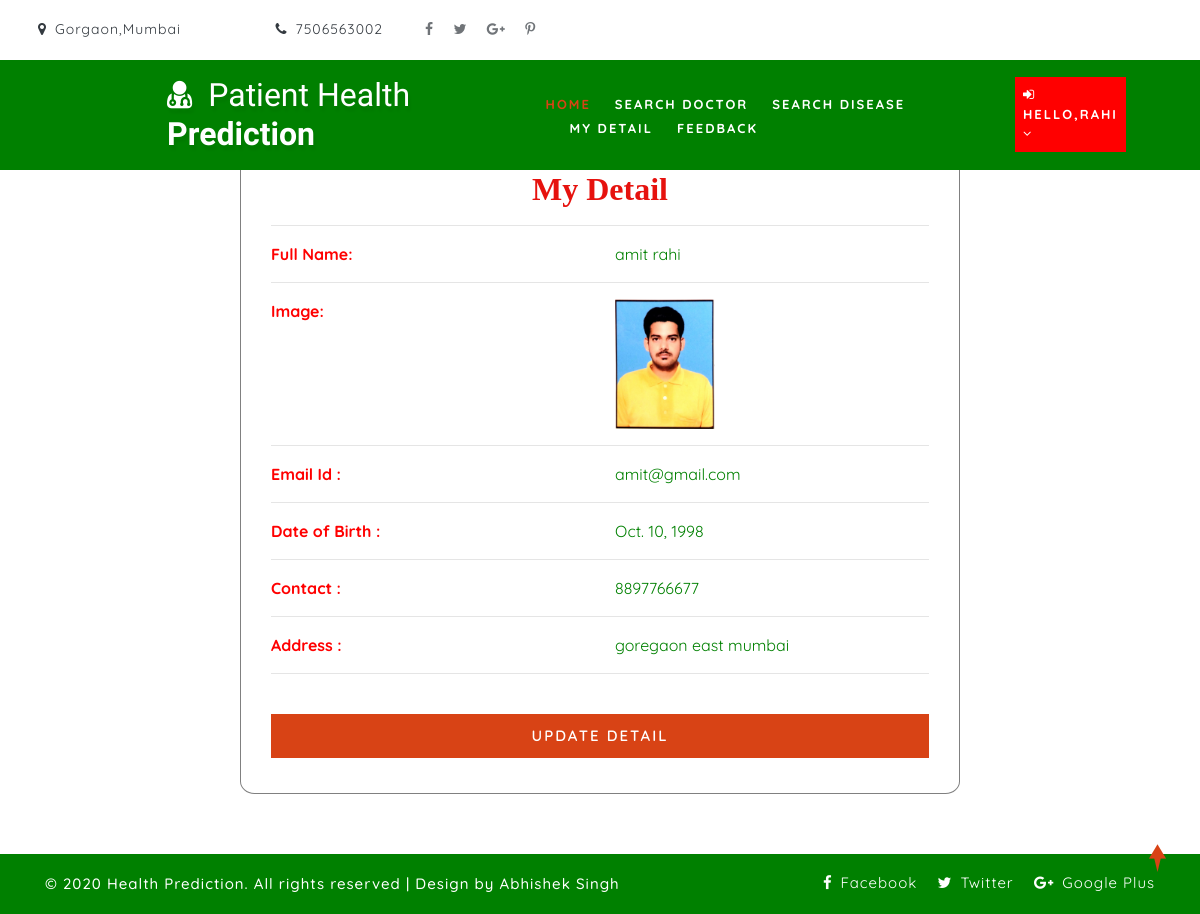
Screenshot of /profile_doctor (signed in) with the database file from the repository.
### health/models.py (models this page shows, shortened)
class Patient(models.Model):
    user = models.ForeignKey(User, on_delete=models.CASCADE, null=True)
    contact = models.CharField(max_length=100, null=True)
    address = models.CharField(max_length=100, null=True)
    dob = models.DateField(null=True)
    image = models.FileField(null=True)

### health/views.py (the view)
# urls.py: path('profile_doctor', View_My_Detail,name="profile_doctor"),
def View_My_Detail(request):
    terror = ""
    user = User.objects.get(id=request.user.id)
    error = ""
    try:
        sign = Patient.objects.get(user=user)
        error = "pat"
    except:
        sign = Doctor.objects.get(user=user)
    d = {'error': error,'pro':sign}
    return render(request,'profile_doctor.html',d)

### health/templates/profile_doctor.html (shortened to what this page needs)
{% extends 'index.html' %}
{% load static %}
{% block body %}
<div class="container" style="width:60%;margin-top:8%;margin-bottom:5%;background:white;border-radius:2%;border:1px solid grey">
    <h2 style="font-weight:bold;font-family : 'Monotype Corsiva' ; color : #E6120E ;margin-top:2%" align="center">My Detail</h2>
<div align="left" class="container-fluid" style="width:100%;margin-bottom:5%">
    <hr><div class="row" >
        <div class="col-md-6 div2">
            <strong>Full Name:</strong>
        </div>
        <div class="col-md-6 div1">
            {{pro.user.first_name}} {{pro.user.last_name}}
        </div>
    </div><hr>
    <div class="row">
        <div class="col-md-6 div2">
            <strong>Image:</strong>
        </div>
        <div class="col-md-6">
            <img src="{{pro.image.url}}" style="width:100px;height:130px"></img>
        </div></div><hr>
    <div class="row">
        <div class="col-md-6 div2">
            <strong>Email Id :</strong>
        </div>
        <div class="col-md-6 div1">
            {{pro.user.email}}
        </div>
    </div><hr>
     <div class="row">
        <div class="col-md-6 div2">
            <strong>Date of Birth :</strong>
        </div>
        <div class="col-md-6 div1">
            {{pro.dob}}
        </div>
    </div><hr>
     <div class="row">
        <div class="col-md-6 div2">
            <strong>Contact :</strong>
        </div>
        <div class="col-md-6 div1">
            {{pro.contact}}
        </div>
     </div><hr>
    <div class="row">
        <div class="col-md-6 div2">
            <strong>Address :</strong>
        </div>
        <div class="col-md-6 div1">
            {{pro.address}}
        </div>
    </div><hr>
    <div class="login px-sm-12" style="width:100%">
    <form action="{% url 'edit_profile' %}" method="">
        <button type="submit" class="btn submit mt-4" style="width:100%">Update Detail</button>
    </form>
    </div>
</div>
</div>
{% endblock %}

### health/templates/index.html (shortened to what this page needs)
<!DOCTYPE html>
{% load static %}
<html lang="zxx">
<head>
	<link rel="stylesheet" href="{% static 'css/bootstrap.css' %}">
	<link href="{% static 'css/css_slider.css' %}" type="text/css" rel="stylesheet" media="all">
	<link rel="stylesheet" href="{% static 'css/style.css' %}" type="text/css" media="all" />
	<link href="{% static 'css/font-awesome.min.css' %}" rel="stylesheet">
<link rel='stylesheet' type='text/css' href="https://cdn.datatables.net/1.10.21/css/jquery.dataTables.min.css">
<link rel='stylesheet' type='text/css' href="https://cdn.datatables.net/buttons/1.6.2/css/buttons.dataTables.min.css">
</head>
<body>
	<div id="home" style="margin-bottom:2%">
		<header>
			<div class="top-bar py-3">
				<div class="container">
					<div class="row">
						<div class="col-xl-6 col-lg-6 col-md-8 top-social-agile text-lg-left text-center">
							<div class="row">
								<div class="col-5 header-top_w3layouts">
									<p class="text-bl">
										<span class="fa fa-map-marker mr-2"></span>Gorgaon,Mumbai
									</p>
								</div>
								<div class="col-3 header-top_w3layouts">
									<p class="text-bl">
										<span class="fa fa-phone mr-2"></span>7506563002
									</p>
								</div>
								<ul class="col-4 top-right-info">
									<li>
										<a href="#">
											<span class="fa fa-facebook-f"></span>
										</a>
									</li>
									<li class="mx-3">
										<a href="#">
											<span class="fa fa-twitter"></span>
										</a>
									</li>
									<li>
										<a href="#">
											<span class="fa fa-google-plus"></span>
										</a>
									</li>
									<li class="ml-3">
										<a href="#">
											<span class="fa fa-pinterest-p"></span>
										</a>
									</li>
								</ul>
							</div>
						</div>
						<div class="col-xl-7 col-lg-6 col-md-4 top-social-agile text-md-right text-center mt-md-0 mt-2">
							<div class="row">
								<div class="col-xl-3 col-lg-4 col-6 top-w3layouts p-md-0 text-right">
								</div>
								<div class="col-xl-3 col-lg-4 col-6 header-w3layouts text-md-right text-left">
								</div>
							</div>
						</div>
					</div>
				</div>
			</div>
		</header>
		<div class="main-top" style="background:Green">
			<div class="container-fluid">
				<div class="header d-md-flex justify-content-between align-items-center py-3">
					<div id="logo" style="margin-left:13%">
						<h1>
							<a href="index.html">
								<span class="fa fa-user-md mr-2"></span>
								<span class="logo-sp">Patient Health</span> Prediction
							</a>
						</h1>
					</div>
					{% if request.user.is_staff %}
					<div class="nav_w3ls" style="margin-right:4%">
						<nav>
							<label for="drop1" class="toggle">Menu</label>
							<input type="checkbox" id="drop1" />
							<ul class="menu" style="padding:15px;width:100%">
								<li class="mx-lg-4 mx-md-3 my-md-0 my-2"><a href="{% url 'admin_home' %}" class="active">Home</a></li>
								<li>
									<label for="drop-2" class="toggle toogle-2"> <span class="fa fa-angle-down" aria-hidden="true"></span>
									</label>
									<a href="#"> Doctor <span class="fa fa-angle-down" aria-hidden="true"></span></a>
									<ul style="margin-top:2%;width:40%;margin-right:0%">
										<li style="width:100%;"><a href="{% url 'add_doctor' %}" class="drop-text">Add Doctor</a></li>
										<li style="width:100%;"><a href="{% url 'view_doctor' %}" class="drop-text">View Doctor</a></li>
									</ul>
								</li>
								<li class="mx-lg-4 mx-md-3 my-md-0 my-2">
									<label for="drop-2" class="toggle toogle-2"> <span class="fa fa-angle-down" aria-hidden="true"></span>
									</label>
									<a href="#"> Disease <span class="fa fa-angle-down" aria-hidden="true"></span></a>
									<ul style="margin-top:2%;width:40%;margin-right:4%">
										<li style="width:100%;"><a href="{% url 'add_disease' %}" class="drop-text">Add Disease</a></li>
										<li style="width:100%;"><a href="{% url 'view_disease' %}" class="drop-text">View Disease</a></li>
									</ul>
								</li>
								<li><a href="{% url 'view_patient' %}">View Patient</a></li>
								<li class="mx-lg-4 mx-md-3 my-md-0 my-2"><a href="{% url 'view_feedback' %}">View Feedback</a></li>
								<li><a href="{% url 'view_notify' %}"><i class="fa fa-bell"></i> </a></li>
							</ul>
						</nav>
					</div>
					<div class="nav_w3ls" style="margin-right:3%">
						<nav>
							<label for="drop2" class="toggle">Menu</label>
							<input type="checkbox" id="drop2" />
							<ul class="menu">
								<li class="mx-lg-4 mx-md-3 my-md-0 my-2" style="background:red;padding:8px">
									<label for="drop-2" class="toggle toogle-2"> <span class="fa fa-angle-down" aria-hidden="true"></span>
									</label>
									<a href="#"><i class="fa fa-user"></i> {{request.user.username}} <span class="fa fa-angle-down" aria-hidden="true"></span></a>
									<ul style="margin-top:10%;width:80%;margin-right:5%">
										<li style="width:100%;"><a href="{% url 'change_password' %}" class="drop-text">Password</a></li>
										<li style="width:100%;"><a href="{% url 'logout' %}" class="drop-text">Logout</a></li>
									</ul>
								</li>
							</ul>
						</nav>
					</div>
					{% else %}
					{% if request.user.is_authenticated %}
					{% ifequal error "pat" %}
					<div class="nav_w3ls" style="margin-left:5%;font-weight:bold">
						<nav>
							<ul class="menu" style="padding:15px;width:100%">
								<li><a href="{% url 'patient_home' %}" class="active">Home</a></li>
								<li class="mx-lg-4 mx-md-3 my-md-0 my-2"><a href="{% url 'search_doctor' %}">Search Doctor</a></li>
								<li><a href="{% url 'predict_disease' '0' %}">Search Disease</a></li>
								<li class="mx-lg-4 mx-md-3 my-md-0 my-2"><a href="{% url 'profile_doctor' %}">My Detail</a></li>
								<li><a href="{% url 'sent_feedback' %}">Feedback</a></li>
							</ul>
						</nav>
					</div>
					<div class="nav_w3ls" style="margin-right:3%">
						<nav>
							<ul class="menu">
								<li class="mx-lg-4 mx-md-3 my-md-0 my-2" style="background:red;padding:8px">
									<a href="#"><i class="fa fa-sign-in"></i> Hello,{{request.user.username}} <span class="fa fa-angle-down" aria-hidden="true"></span></a>
								</li>
							</ul>
						</nav>
					</div>
					{% endifequal %}
					{% endif %}
					{% endif %}
				</div>
			</div>
		</div>
		{% block body %}
		{% endblock %}
	</div>
	<div class="copy-w3pvt" style="background:green;color:white">
		<div class="container py-3">
			<div class="row">
				<div class="col-lg-7 w3ls_footer_grid1_left text-lg-left text-center">
					<p style="color:white">&copy; 2020 Health Prediction. All rights reserved | Design by
						Abhishek Singh</a>
					</p>
				</div>
				<div class="col-lg-5 w3ls_footer_grid_left1_pos text-lg-right text-center mt-lg-0 mt-2">
					<ul style="color:white">
						<li>
							<a href="#" style="color:white" class="facebook">
								<span class="fa fa-facebook-f mr-2"></span>Facebook</a>
						</li>
						<li class="mx-3">
							<a href="#" style="color:white" class="twitter">
								<span class="fa fa-twitter mr-2"></span>Twitter</a>
						</li>
						<li>
							<a href="#" style="color:white" class="google">
								<span class="fa fa-google-plus mr-2"></span>Google Plus</a>
						</li>
					</ul>
				</div>
			</div>
		</div>
	</div>
	<a href="#home" style="color:white" class="move-top text-center"></a>
</body>
</html>

### health/static/css/style.css (style rules this page uses)
body { padding: 0; margin: 0; background: #FFF; font-family: 'Quicksand', sans-serif; }
body a, body button { transition: 0.5s all; -webkit-transition: 0.5s all; -moz-transition: 0.5s all; -o-transition: 0.5s all; -ms-transition: 0.5s all; text-decoration: none; }
html { scroll-behavior: smooth; }
h1, h2, h3, h4, h5, h6 { margin: 0; padding: 0; font-family: 'Mukta', sans-serif; }
p { margin: 0; padding: 0; font-size: 15px; letter-spacing: 1px; line-height: 1.9; color: #999; font-family: 'Quicksand', sans-serif; }
ul, ol { margin: 0; padding: 0; }
.text-bl { color: #343a40; }
a.move-top { width: 34px; height: 34px; background: url(../images/move-top.png) no-repeat; display: inline-block; position: fixed; bottom: 4%; right: 2%; z-index: 0; }
.header-top_w3layouts { padding: 0 .5em; }
.top-right-info li { display: inline-block; }
.top-right-info li span { color: #343a40; font-size: 14px; transition: 0.5s all; -webkit-transition: 0.5s all; -moz-transition: 0.5s all; -o-transition: 0.5s all; -ms-transition: 0.5s all; -ms-transition: 0.5s all; opacity:0.7; }
.header-top_w3layouts p, .header-w3layouts p, .top-w3layouts p { font-size: 14px; }
#home { position: relative; }
.main-top { position: absolute; z-index: 999; width: 100%; background: rgba(0, 0, 0, 0.4); }
nav { margin: 0; padding: 0; }
#logo a { float: left; display: initial; font-weight: 700; font-size: 32px; color: #fff; text-shadow: 2px 5px 3px rgba(0, 0, 0, 0.06); padding: 0; }
span.logo-sp { font-weight: 100; }
nav:after { content: ""; display: table; clear: both; }
nav ul { float: right; padding: 0; margin: 0; list-style: none; position: relative; }
nav ul li { margin: 0px; display: inline-block; float: left; }
nav a { padding: 0; color: #fff; font-size: 13px; letter-spacing: 2px; font-weight: 700; text-transform: uppercase; display: inline-block; transition: 0.5s all; -webkit-transition: 0.5s all; -moz-transition: 0.5s all; -o-transition: 0.5s all; -ms-transition: 0.5s all; }
.menu li a.active, .menu li a:hover { color: #2196f3; transition: 0.5s all; -webkit-transition: 0.5s all; -moz-transition: 0.5s all; -o-transition: 0.5s all; -ms-transition: 0.5s all; color: #d84315; }
li>a:only-child:after { content: ''; }
.w3ls_footer_grid_left1_pos ul li, ul.list-part li { display: inline-block; }
.w3ls_footer_grid_left1_pos ul li a { color: #000; text-decoration: none; letter-spacing: 1px; font-size: 15px; }
.w3ls_footer_grid1_left p { color: #484848; font-weight: 500; }
.login button { background: #d84315; color: #fff; font-weight: 600; letter-spacing: 2px; font-size: 15px; padding: 10px 30px; text-transform: uppercase; border-radius: 0px; }

### health/templates/profile_doctor.html (style rules this page uses)
.div1 { color:green; }
.div2 { color:red; }

### rows the page displays
Patient: user.first_name "amit", user.last_name "rahi", image (picture), user.email "amit@gmail.com", dob "Oct. 10, 1998", contact "8897766677", address "goregaon east mumbai"

### other values shown
{{ request.user.username }} "RAHI"
